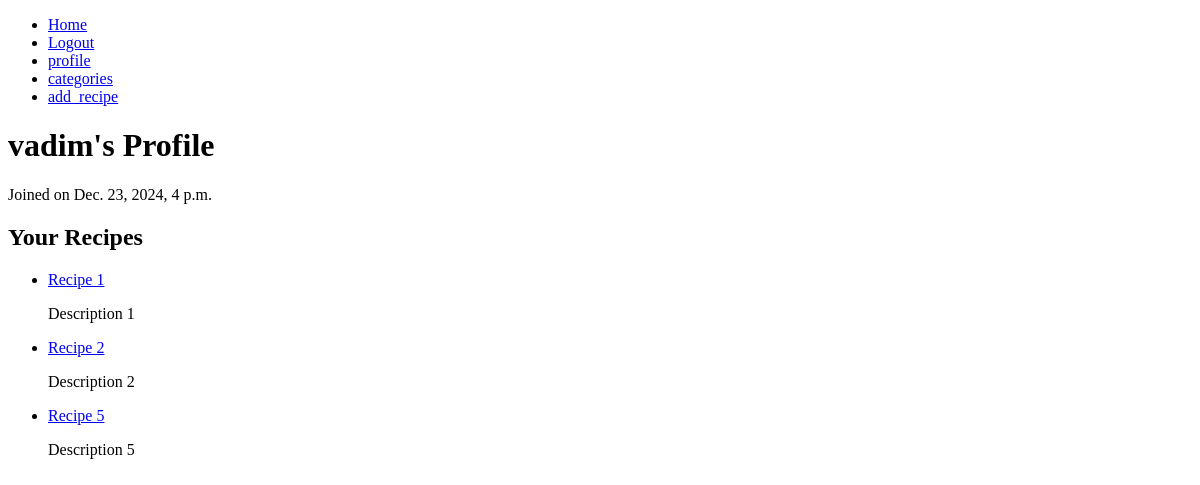
The page /profile/ (signed in) on the database as committed earlier.
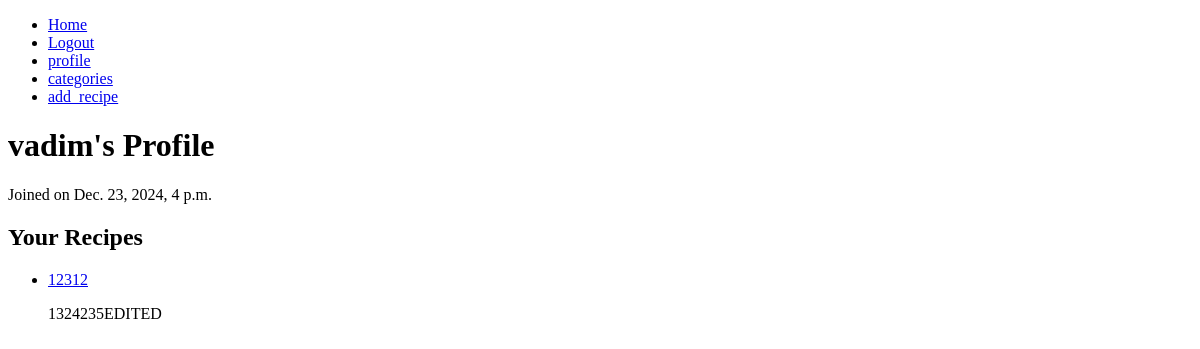
The same page on the database as committed later.
### recipes/models.py (models this page shows, shortened)
class Recipe(models.Model):
    title = models.CharField(max_length=200)
    description = models.TextField()
    cooking_steps = models.TextField()
    cooking_time = models.PositiveIntegerField()  # Время приготовления в минутах
    image = models.ImageField(upload_to='recipes/images/', null=True, blank=True)
    author = models.ForeignKey(User, on_delete=models.CASCADE, related_name='recipes')
    ingredients = models.TextField(null=True, blank=True)  # Например, список ингредиентов

### recipes/views.py (the view)
# urls.py: path('profile/', views.profile, name='profile'),
def profile(request):
    recipes = Recipe.objects.filter(author=request.user)
    return render(request, 'profile.html', {'recipes': recipes})

### recipes/templates/profile.html (shortened to what this page needs)
{% extends 'base.html' %}
{% block content %}
    <h1>{{ user.username }}'s Profile</h1>
    <p>Joined on {{ user.date_joined }}</p>
    <h2>Your Recipes</h2>
    <ul>
        {% for recipe in recipes %}
            <li>
                <a href="{% url 'recipe_detail' recipe.id %}">{{ recipe.title }}</a><br>
                <p>{{ recipe.description|truncatewords:20 }}</p>
            </li>
        {% endfor %}
    </ul>
{% endblock %}

Rows that differ between the two databases and show on the page:
removed Recipe: title "Recipe 1", description "Description 1"
removed Recipe: title "Recipe 2", description "Description 2"
removed Recipe: title "Recipe 5", description "Description 5"
added Recipe: title "12312", description "1324235EDITED"
